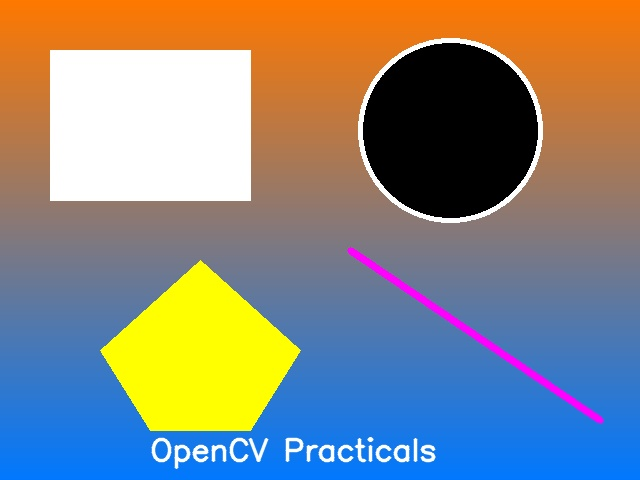
#> input picture assets/sample.jpg, 640 x 480 px
$ python 06_rotation.py
#> lines starting #> are read from the running program, lines starting #| are printed output that depends on the picture
### code/display_helper.py
"""
display_helper.py
------------------
Small shared helper so every practical can safely call cv2.imshow() /
cv2.waitKey() / cv2.destroyAllWindows() even when run on a machine or
server that has no display attached (e.g. while auto-testing).

On a normal computer with a screen, `show()` behaves exactly like the
standard cv2.imshow + cv2.waitKey(0) + cv2.destroyWindow() sequence and
a window will pop up as expected. If no display is available, the
GUI call is skipped so the script still runs to completion and still
saves its output image/video to disk.
"""

import cv2


def show(window_name, image, wait=0):
    """Display `image` in a window called `window_name`.

    wait=0  -> waits until any key is pressed (normal interactive use)
    wait>0  -> waits only `wait` milliseconds (useful for video frames)
    """
    try:
        cv2.imshow(window_name, image)
        cv2.waitKey(wait)
    except cv2.error:
        # No GUI backend / no display attached (headless environment).
        print(f"[display_helper] Could not open a window for "
              f"'{window_name}' (no display available). "
              f"The processed image/video was still saved to disk.")


def close_all():
    try:
        cv2.destroyAllWindows()
    except cv2.error:
        pass

### code/06_rotation.py
"""
Practical 6: Image rotation using getRotationMatrix2D and warpAffine
--------------------------------------------------------------------------
Demonstrates rotating an image about its center by an arbitrary angle.
"""

import os
import cv2
from display_helper import show, close_all
from utils_generate_assets import generate_sample_image, IMAGE_PATH

OUT_DIR = os.path.join(os.path.dirname(os.path.dirname(os.path.abspath(__file__))), "outputs")
os.makedirs(OUT_DIR, exist_ok=True)

if not os.path.exists(IMAGE_PATH):
    generate_sample_image()

img = cv2.imread(IMAGE_PATH)
#> img is the input picture: shape (480, 640, 3); mean B, G, R 129.2, 134.7, 136.2
(h, w) = img.shape[:2]
#> h = 480; w = 640
center = (w // 2, h // 2)
#> center = (320, 240)


def rotate(image, angle, scale=1.0):
#> called with angle = 45, scale = 1
    M = cv2.getRotationMatrix2D(center, angle, scale)
    return cv2.warpAffine(image, M, (w, h))
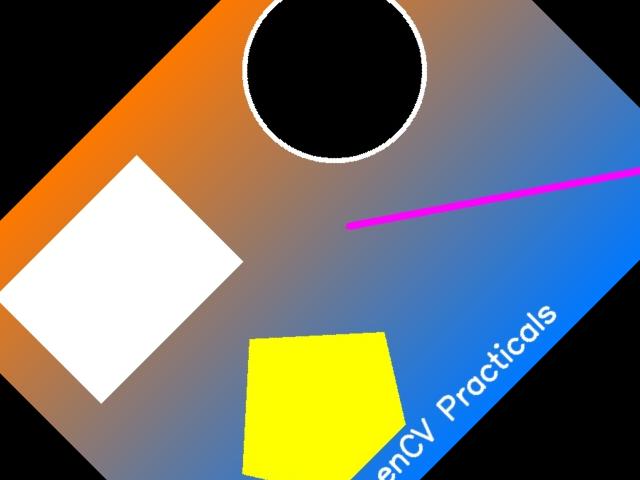
#> returned value: shape (480, 640, 3); mean of channels 0, 1, 2 104.5, 110.9, 111.2; drawn as B, G, R


rotated_45 = rotate(img, 45)
rotated_90 = rotate(img, 90)
#> call 2 of rotate, with angle = 90, scale = 1
#> in rotate (call 2), `return cv2.warpAffine(image, M, (w, h))`:
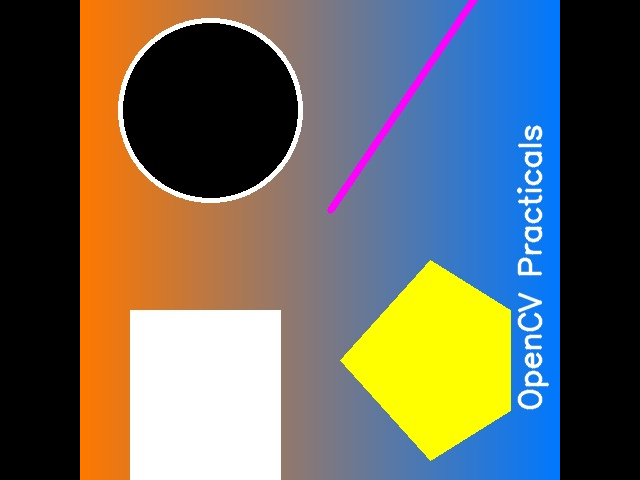
#> returned value: shape (480, 640, 3); mean of channels 0, 1, 2 94.6, 102.7, 103.1; drawn as B, G, R
rotated_180 = rotate(img, 180)
#> call 3 of rotate, with angle = 180, scale = 1
#> in rotate (call 3), `return cv2.warpAffine(image, M, (w, h))`:
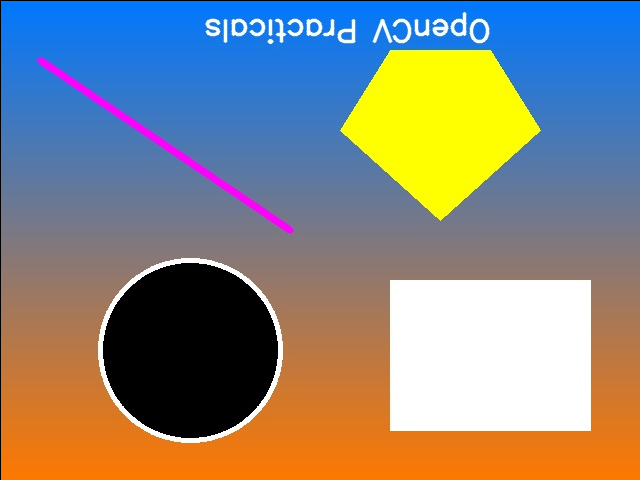
#> returned value: shape (480, 640, 3); mean of channels 0, 1, 2 129, 134.2, 135.5; drawn as B, G, R
rotated_scaled = rotate(img, 30, scale=0.7)
#> call 4 of rotate, with angle = 30, scale = 0.7
#> in rotate (call 4), `return cv2.warpAffine(image, M, (w, h))`:
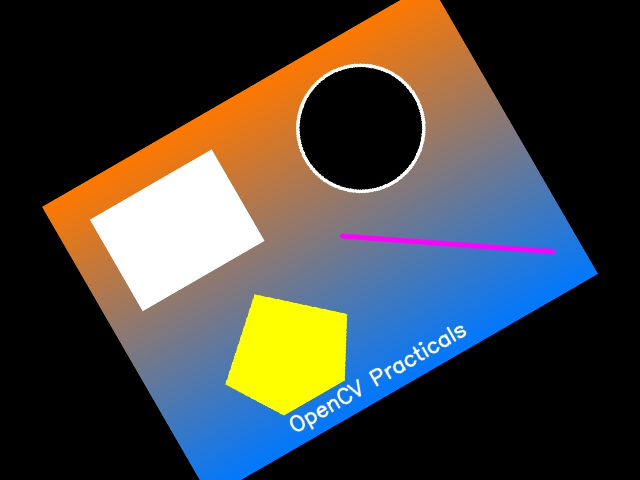
#> returned value: shape (480, 640, 3); mean of channels 0, 1, 2 63, 65.7, 66.5; drawn as B, G, R

show("Original", img)
show("Rotated 45 deg", rotated_45)
show("Rotated 90 deg", rotated_90)
show("Rotated 180 deg", rotated_180)
show("Rotated 30 deg + Scaled 0.7x", rotated_scaled)

cv2.imwrite(os.path.join(OUT_DIR, "06_rotated_45.jpg"), rotated_45)
cv2.imwrite(os.path.join(OUT_DIR, "06_rotated_90.jpg"), rotated_90)
cv2.imwrite(os.path.join(OUT_DIR, "06_rotated_180.jpg"), rotated_180)
cv2.imwrite(os.path.join(OUT_DIR, "06_rotated_30_scaled.jpg"), rotated_scaled)

close_all()
